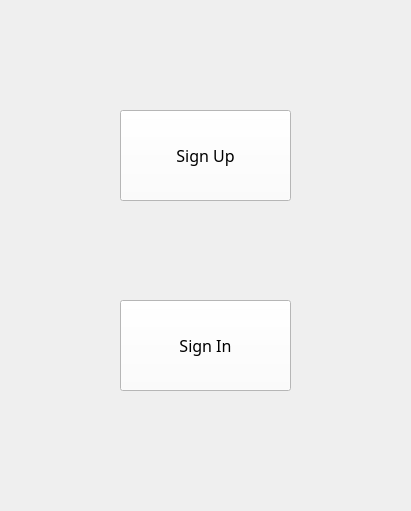
<?xml version="1.0" encoding="UTF-8"?>
<ui version="4.0">
 <class>Widget</class>
 <widget class="QWidget" name="Widget">
  <property name="geometry">
   <rect>
    <x>0</x>
    <y>0</y>
    <width>411</width>
    <height>511</height>
   </rect>
  </property>
  <property name="windowTitle">
   <string>Widget</string>
  </property>
  <widget class="QStackedWidget" name="stackedWidget">
   <property name="geometry">
    <rect>
     <x>10</x>
     <y>10</y>
     <width>391</width>
     <height>471</height>
    </rect>
   </property>
   <property name="font">
    <font>
     <family>Segoe MDL2 Assets</family>
     <pointsize>10</pointsize>
    </font>
   </property>
   <property name="currentIndex">
    <number>0</number>
   </property>
   <widget class="QWidget" name="page_3">
    <widget class="QPushButton" name="pushButton_3">
     <property name="geometry">
      <rect>
       <x>110</x>
       <y>100</y>
       <width>171</width>
       <height>91</height>
      </rect>
     </property>
     <property name="font">
      <font>
       <family>Segoe MDL2 Assets</family>
       <pointsize>12</pointsize>
      </font>
     </property>
     <property name="styleSheet">
      <string notr="true">background-color:rgb(255, 255, 255)</string>
     </property>
     <property name="text">
      <string>Sign Up</string>
     </property>
    </widget>
    <widget class="QPushButton" name="pushButton_4">
     <property name="geometry">
      <rect>
       <x>110</x>
       <y>290</y>
       <width>171</width>
       <height>91</height>
      </rect>
     </property>
     <property name="font">
      <font>
       <family>Segoe MDL2 Assets</family>
       <pointsize>12</pointsize>
      </font>
     </property>
     <property name="styleSheet">
      <string notr="true">background-color:rgb(255, 255, 255)</string>
     </property>
     <property name="text">
      <string>Sign In</string>
     </property>
    </widget>
   </widget>
   <widget class="QWidget" name="page">
    <widget class="QPushButton" name="pushButton_5">
     <property name="geometry">
      <rect>
       <x>50</x>
       <y>380</y>
       <width>81</width>
       <height>41</height>
      </rect>
     </property>
     <property name="font">
      <font>
       <family>Segoe MDL2 Assets</family>
       <pointsize>14</pointsize>
      </font>
     </property>
     <property name="styleSheet">
      <string notr="true">background-color:rgb(255, 255, 255)</string>
     </property>
     <property name="text">
      <string/>
     </property>
    </widget>
    <widget class="QLabel" name="label_9">
     <property name="geometry">
      <rect>
       <x>50</x>
       <y>30</y>
       <width>291</width>
       <height>161</height>
      </rect>
     </property>
     <property name="whatsThis">
      <string/>
     </property>
     <property name="styleSheet">
      <string notr="true"/>
     </property>
     <property name="text">
      <string/>
     </property>
    </widget>
    <widget class="QLineEdit" name="lineEdit_4">
     <property name="geometry">
      <rect>
       <x>180</x>
       <y>250</y>
       <width>150</width>
       <height>20</height>
      </rect>
     </property>
    </widget>
    <widget class="QLabel" name="label_8">
     <property name="geometry">
      <rect>
       <x>33</x>
       <y>250</y>
       <width>97</width>
       <height>25</height>
      </rect>
     </property>
     <property name="font">
      <font>
       <family>Segoe MDL2 Assets</family>
       <pointsize>15</pointsize>
      </font>
     </property>
     <property name="styleSheet">
      <string notr="true"/>
     </property>
     <property name="text">
      <string>User Name</string>
     </property>
    </widget>
    <widget class="QPushButton" name="pushButton_2">
     <property name="geometry">
      <rect>
       <x>254</x>
       <y>380</y>
       <width>81</width>
       <height>41</height>
      </rect>
     </property>
     <property name="font">
      <font>
       <family>Segoe MDL2 Assets</family>
       <pointsize>14</pointsize>
      </font>
     </property>
     <property name="styleSheet">
      <string notr="true">background-color:rgb(255, 255, 255)</string>
     </property>
     <property name="text">
      <string/>
     </property>
    </widget>
    <widget class="QCheckBox" name="checkBox_2">
     <property name="geometry">
      <rect>
       <x>33</x>
       <y>320</y>
       <width>159</width>
       <height>28</height>
      </rect>
     </property>
     <property name="font">
      <font>
       <family>Segoe MDL2 Assets</family>
       <pointsize>14</pointsize>
      </font>
     </property>
     <property name="text">
      <string>Show Password</string>
     </property>
    </widget>
    <widget class="QLabel" name="label_7">
     <property name="geometry">
      <rect>
       <x>33</x>
       <y>290</y>
       <width>88</width>
       <height>25</height>
      </rect>
     </property>
     <property name="font">
      <font>
       <family>Segoe MDL2 Assets</family>
       <pointsize>15</pointsize>
       <italic>false</italic>
       <bold>false</bold>
      </font>
     </property>
     <property name="styleSheet">
      <string notr="true"/>
     </property>
     <property name="text">
      <string>Password</string>
     </property>
    </widget>
    <widget class="QLineEdit" name="lineEdit_6">
     <property name="geometry">
      <rect>
       <x>180</x>
       <y>290</y>
       <width>150</width>
       <height>20</height>
      </rect>
     </property>
    </widget>
   </widget>
   <widget class="QWidget" name="page_2">
    <widget class="QLineEdit" name="lineEdit">
     <property name="geometry">
      <rect>
       <x>180</x>
       <y>230</y>
       <width>161</width>
       <height>20</height>
      </rect>
     </property>
    </widget>
    <widget class="QLabel" name="label_5">
     <property name="geometry">
      <rect>
       <x>10</x>
       <y>280</y>
       <width>151</width>
       <height>74</height>
      </rect>
     </property>
     <property name="font">
      <font>
       <family>Segoe MDL2 Assets</family>
       <pointsize>15</pointsize>
       <italic>false</italic>
       <bold>false</bold>
      </font>
     </property>
     <property name="styleSheet">
      <string notr="true"/>
     </property>
     <property name="text">
      <string> Password Again</string>
     </property>
    </widget>
    <widget class="QPushButton" name="pushButton">
     <property name="geometry">
      <rect>
       <x>260</x>
       <y>400</y>
       <width>81</width>
       <height>41</height>
      </rect>
     </property>
     <property name="font">
      <font>
       <family>Segoe MDL2 Assets</family>
       <pointsize>14</pointsize>
      </font>
     </property>
     <property name="styleSheet">
      <string notr="true">background-color:rgb(255, 255, 255)</string>
     </property>
     <property name="text">
      <string/>
     </property>
    </widget>
    <widget class="QLineEdit" name="lineEdit_2">
     <property name="geometry">
      <rect>
       <x>180</x>
       <y>270</y>
       <width>161</width>
       <height>20</height>
      </rect>
     </property>
    </widget>
    <widget class="QLabel" name="label_2">
     <property name="geometry">
      <rect>
       <x>20</x>
       <y>200</y>
       <width>97</width>
       <height>74</height>
      </rect>
     </property>
     <property name="font">
      <font>
       <family>Segoe MDL2 Assets</family>
       <pointsize>15</pointsize>
      </font>
     </property>
     <property name="styleSheet">
      <string notr="true"/>
     </property>
     <property name="text">
      <string>User Name</string>
     </property>
    </widget>
    <widget class="QCheckBox" name="checkBox">
     <property name="geometry">
      <rect>
       <x>10</x>
       <y>340</y>
       <width>171</width>
       <height>28</height>
      </rect>
     </property>
     <property name="font">
      <font>
       <family>Segoe MDL2 Assets</family>
       <pointsize>14</pointsize>
      </font>
     </property>
     <property name="text">
      <string>Show Passwords</string>
     </property>
    </widget>
    <widget class="QLabel" name="label_3">
     <property name="geometry">
      <rect>
       <x>20</x>
       <y>240</y>
       <width>88</width>
       <height>75</height>
      </rect>
     </property>
     <property name="font">
      <font>
       <family>Segoe MDL2 Assets</family>
       <pointsize>15</pointsize>
       <italic>false</italic>
       <bold>false</bold>
      </font>
     </property>
     <property name="styleSheet">
      <string notr="true"/>
     </property>
     <property name="text">
      <string>Password</string>
     </property>
    </widget>
    <widget class="QLineEdit" name="lineEdit_3">
     <property name="geometry">
      <rect>
       <x>180</x>
       <y>310</y>
       <width>161</width>
       <height>20</height>
      </rect>
     </property>
    </widget>
    <widget class="QPushButton" name="pushButton_6">
     <property name="geometry">
      <rect>
       <x>50</x>
       <y>400</y>
       <width>81</width>
       <height>41</height>
      </rect>
     </property>
     <property name="font">
      <font>
       <family>Segoe MDL2 Assets</family>
       <pointsize>14</pointsize>
      </font>
     </property>
     <property name="styleSheet">
      <string notr="true">background-color:rgb(255, 255, 255)</string>
     </property>
     <property name="text">
      <string/>
     </property>
    </widget>
    <widget class="QLabel" name="label">
     <property name="geometry">
      <rect>
       <x>28</x>
       <y>10</y>
       <width>311</width>
       <height>171</height>
      </rect>
     </property>
     <property name="text">
      <string/>
     </property>
    </widget>
   </widget>
  </widget>
 </widget>
 <resources/>
 <connections/>
</ui>
